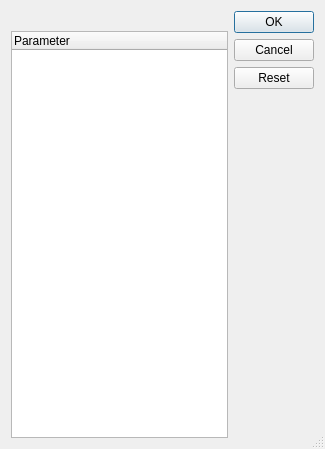
<?xml version="1.0" encoding="UTF-8"?>
<ui version="4.0">
 <class>SelectAdjustableParamDialog</class>
 <widget class="QDialog" name="SelectAdjustableParamDialog">
  <property name="geometry">
   <rect>
    <x>0</x>
    <y>0</y>
    <width>325</width>
    <height>449</height>
   </rect>
  </property>
  <property name="windowTitle">
   <string>Select Adjustable Parameter</string>
  </property>
  <property name="sizeGripEnabled">
   <bool>true</bool>
  </property>
  <property name="modal">
   <bool>true</bool>
  </property>
  <layout class="QGridLayout" name="gridLayout">
   <item row="1" column="0">
    <widget class="QTreeWidget" name="treeWidget">
     <property name="editTriggers">
      <set>QAbstractItemView::NoEditTriggers</set>
     </property>
     <property name="showDropIndicator" stdset="0">
      <bool>false</bool>
     </property>
     <property name="indentation">
      <number>15</number>
     </property>
     <property name="uniformRowHeights">
      <bool>true</bool>
     </property>
     <property name="allColumnsShowFocus">
      <bool>true</bool>
     </property>
     <column>
      <property name="text">
       <string>Parameter</string>
      </property>
     </column>
    </widget>
   </item>
   <item row="0" column="0">
    <widget class="QLabel" name="waitLabel">
     <property name="text">
      <string/>
     </property>
     <property name="wordWrap">
      <bool>true</bool>
     </property>
    </widget>
   </item>
   <item row="0" column="1" rowspan="2">
    <widget class="QDialogButtonBox" name="buttonBox">
     <property name="sizePolicy">
      <sizepolicy hsizetype="Preferred" vsizetype="Expanding">
       <horstretch>0</horstretch>
       <verstretch>0</verstretch>
      </sizepolicy>
     </property>
     <property name="orientation">
      <enum>Qt::Vertical</enum>
     </property>
     <property name="standardButtons">
      <set>QDialogButtonBox::Cancel|QDialogButtonBox::Ok|QDialogButtonBox::Reset</set>
     </property>
    </widget>
   </item>
  </layout>
 </widget>
 <resources/>
 <connections>
  <connection>
   <sender>buttonBox</sender>
   <signal>accepted()</signal>
   <receiver>SelectAdjustableParamDialog</receiver>
   <slot>accept()</slot>
   <hints>
    <hint type="sourcelabel">
     <x>248</x>
     <y>254</y>
    </hint>
    <hint type="destinationlabel">
     <x>157</x>
     <y>274</y>
    </hint>
   </hints>
  </connection>
  <connection>
   <sender>buttonBox</sender>
   <signal>rejected()</signal>
   <receiver>SelectAdjustableParamDialog</receiver>
   <slot>reject()</slot>
   <hints>
    <hint type="sourcelabel">
     <x>316</x>
     <y>260</y>
    </hint>
    <hint type="destinationlabel">
     <x>286</x>
     <y>274</y>
    </hint>
   </hints>
  </connection>
 </connections>
</ui>
